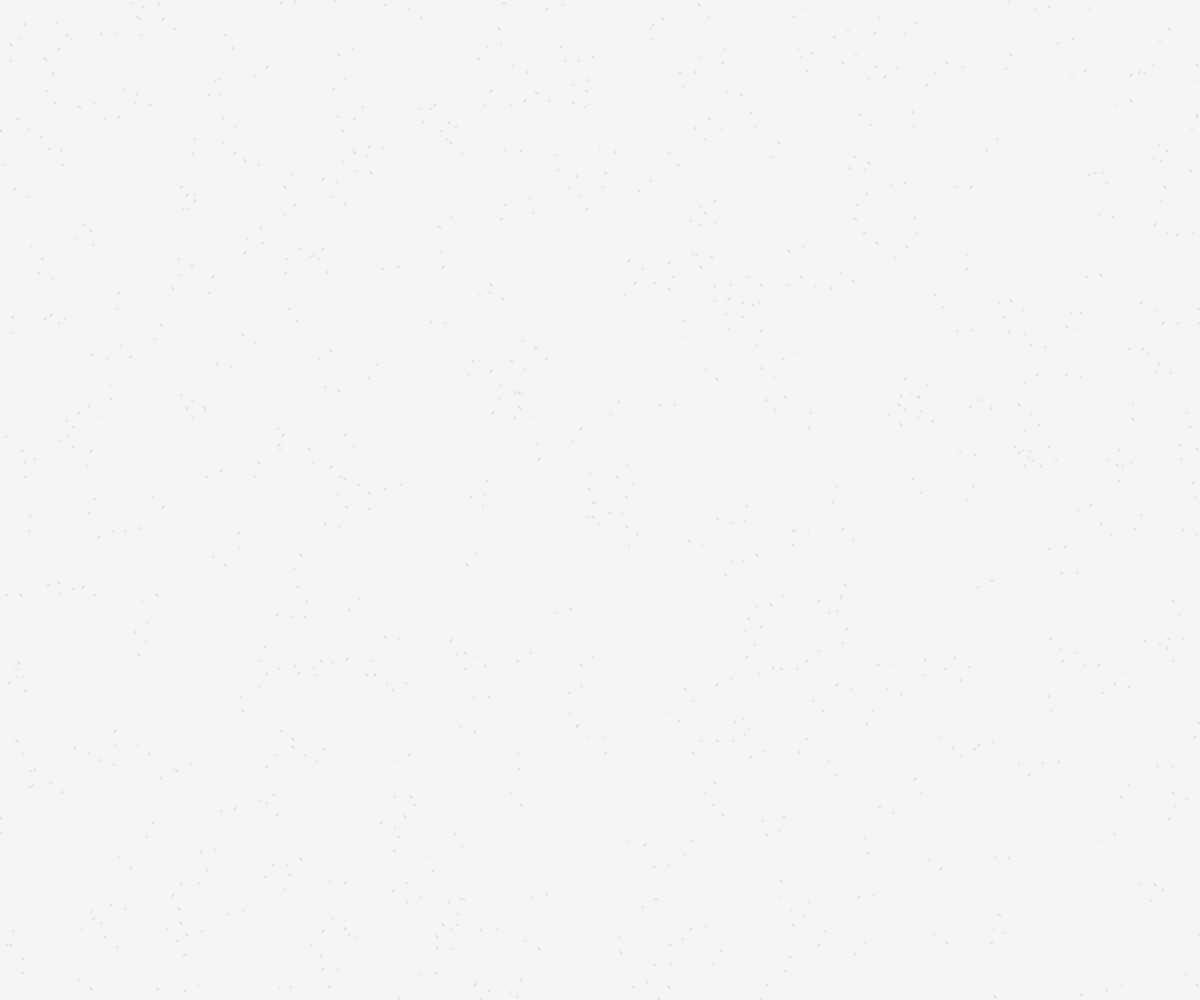
Frame 1 (no input)
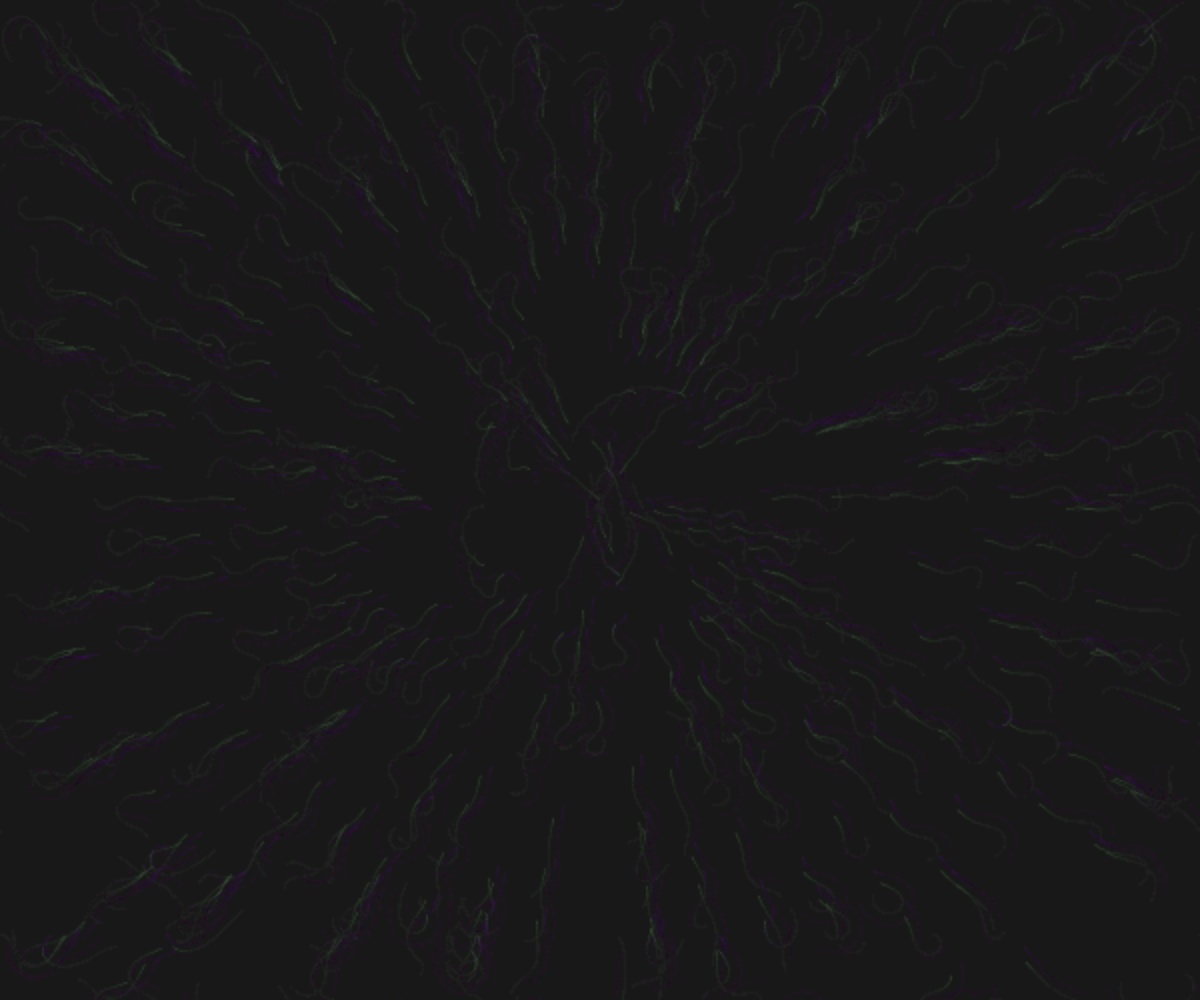
Frame 60 (no input)
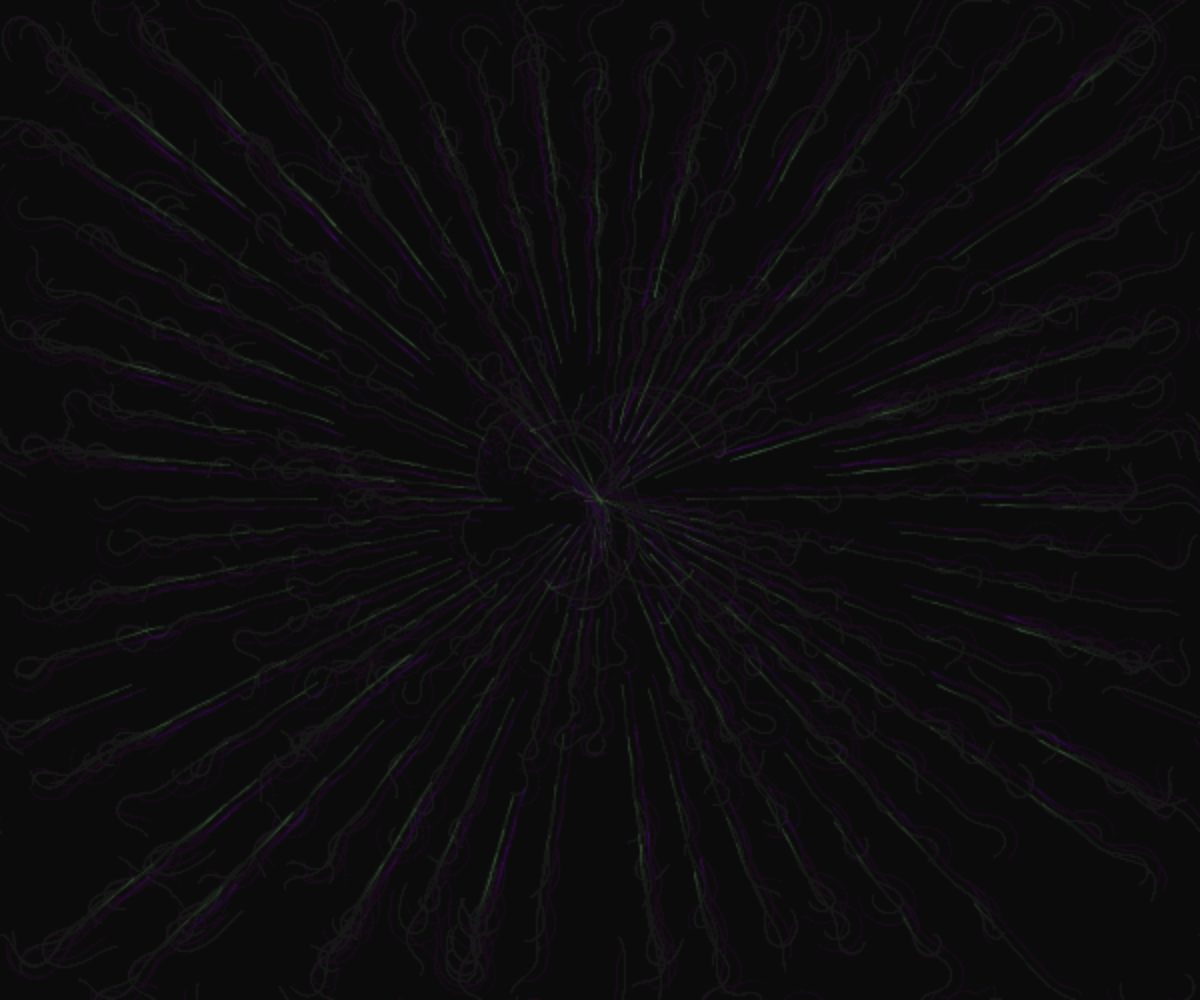
Frame 120 (the mouse pressed at the canvas centre since frame 60)

The p5.js sketch that drew these frames (run headless with seeded random() and noise() and a simulated clock; from frame 60 on, the mouse is pressed at the canvas centre):

// p5.js sketch
// ── sketch.js
let molds = [];
let num = 500;
let d;

let gyroX = 0;
let gyroY = 0;
let gyroButton; // Add this at the top

// Request permission and listen for device orientation
function setup() {
  pixelDensity(0.5); // Add this for lower-res rendering
  createCanvas(window.innerWidth, window.innerHeight);
  angleMode(DEGREES);
  d = pixelDensity();

  // Create the gyro access button for iOS
  if (typeof DeviceOrientationEvent !== 'undefined' && typeof DeviceOrientationEvent.requestPermission === 'function') {
    gyroButton = createButton('Enable Gyro Control');
    gyroButton.position(20, 20);
    gyroButton.style('font-size', '18px');
    gyroButton.mousePressed(requestGyroAccess);
  } else {
    // Non-iOS devices
    window.addEventListener('deviceorientation', handleGyro);
  }

  for (let i=0; i<num; i++) {
    molds[i] = new Mold();
  } 
}



function handleGyro(event) {
  // event.beta: front-back tilt [-180,180], event.gamma: left-right tilt [-90,90]
  gyroX = map(event.gamma, -90, 90, 0, width);
  gyroY = map(event.beta, -180, 180, 0, height);
}

let frameSkip = 3;
function draw() {
  background(1, 10);
  if (frameCount % frameSkip === 0) loadPixels();
  loadPixels();

  for (let i = 0; i < num; i++) {
    if (key == "s") {
      // If "s" key is pressed, molds stop moving
      molds[i].stop = true;
      if (frameCount % frameSkip === 0) loadPixels();
      updatePixels();
      noLoop();
    } else {
      molds[i].stop = false;
    }
    
    // Make each mold head toward the cursor
    molds[i].updateHeadingTowardsCursor();

    molds[i].update();
    molds[i].display();
  }
}

// ── fluid.js
class Mold {
  updateHeadingTowardsCursor() {
    const widthScale = max(width, 1);
    const heightScale = max(height, 1);

    // Convert the droplet and the current gyroscope point into normalized screen-space values.
    const dropletX = constrain(this.x / widthScale, 0, 1);
    const dropletY = constrain(this.y / heightScale, 0, 1);
    const targetX = constrain(gyroX / widthScale, 0, 1);
    const targetY = constrain(gyroY / heightScale, 0, 1);

    // Create a smoother flow direction that gently bends toward the normalized target.
    let targetAngle = atan2(targetY - dropletY, targetX - dropletX);
    let turbulence = noise(dropletX * 2.2, dropletY * 2.2, frameCount * 0.01) * PI * 0.45;
    targetAngle += turbulence - PI * 0.225;

    // Smoothly transition the heading toward the flow direction.
    let desiredHeading = degrees(targetAngle);
    let delta = desiredHeading - this.heading;
    delta = ((delta + 180) % 360 + 360) % 360 - 180;
    this.heading += delta * 0.08;
  }
  
  constructor() {
    // Mold variables
    this.x = random(width);
    this.y = random(height); 
    // this.x = random(width/2 - 20, width/2 + 20);
    // this.y = random(height/2 - 20, height/2 + 20); 
    this.r = 0.5;
    
    this.heading = random(360);
    this.vx = cos(this.heading);
    this.vy = sin(this.heading);
    this.rotAngle = 45;
    this.stop = false; // Boolean variable to stop molds from moving

    // Sensor variables
    this.rSensorPos = createVector(0, 0);
    this.lSensorPos = createVector(0, 0);
    this.fSensorPos = createVector(0, 0);
    this.sensorAngle = 35;
    this.sensorDist = max(8, min(width, height) * 0.015);
    
  }
  
  update() {   
    // Using this.stop to control when molds stop moving
    if (this.stop) {
      this.vx = 0;
      this.vy = 0;
    } else {
      let speed = 1.1 + noise(this.x * 0.003, this.y * 0.003, frameCount * 0.002) * 0.7;
      this.vx = cos(this.heading) * speed;
      this.vy = sin(this.heading) * speed;
    }

    // Using % Modulo expression to wrap around the canvas
    this.x = (this.x + this.vx + width) % width;
    this.y = (this.y + this.vy + height) % height;
    
    // Get 3 sensor positions based on current position and heading
    this.getSensorPos(this.rSensorPos, this.heading + this.sensorAngle);
    this.getSensorPos(this.lSensorPos, this.heading - this.sensorAngle);
    this.getSensorPos(this.fSensorPos, this.heading);
  
    // Get indices of the 3 sensor positions and get the color values from those indices
    let index, l, r, f;
    index = 4*(d * floor(this.rSensorPos.y)) * (d * width) + 4*(d * floor(this.rSensorPos.x));
    r = pixels[index];
    
    index = 4*(d * floor(this.lSensorPos.y)) * (d * width) + 4*(d * floor(this.lSensorPos.x));
    l = pixels[index];
    
    index = 4*(d * floor(this.fSensorPos.y)) * (d * width) + 4*(d * floor(this.fSensorPos.x));
    f = pixels[index];
    
    // Compare values of f, l, and r to determine movement 
    if (f > l && f > r) {
      this.heading += 0;
    } else if (f < l && f < r) {
      if (random(1) < 0.5) {
        this.heading += this.rotAngle % 2;
      } else {
        this.heading -= this.rotAngle % 3/4;
      }
    } else if (l > r) {
      this.heading += -this.rotAngle * 2 % 4 ;
    } else if (r > l) {
      this.heading += this.rotAngle % 3;
    }
    
    
  }
  
  display() {
    noStroke();
    fill(100, 150, 100);
    ellipse(this.x, this.y, this.r*2, this.r*2);
    
    line(this.x, this.y, this.x + this.r*3*this.vx, this.y + this.r*3*this.vy);
    fill(100, 0, 150);
    ellipse(this.rSensorPos.x, this.rSensorPos.y, this.r*2, this.r*2);
    //ellipse(this.lSensorPos.x, this.lSensorPos.y, this.r*2, this.r*2);
    //ellipse(this.fSensorPos.x, this.fSensorPos.y, this.r*2, this.r*2);
    
  }
  
  getSensorPos(sensor, angle) {
    sensor.x = (this.x + this.sensorDist*cos(angle) + width) % width;
    sensor.y = (this.y + this.sensorDist*sin(angle) + height) % height;
  }

}
